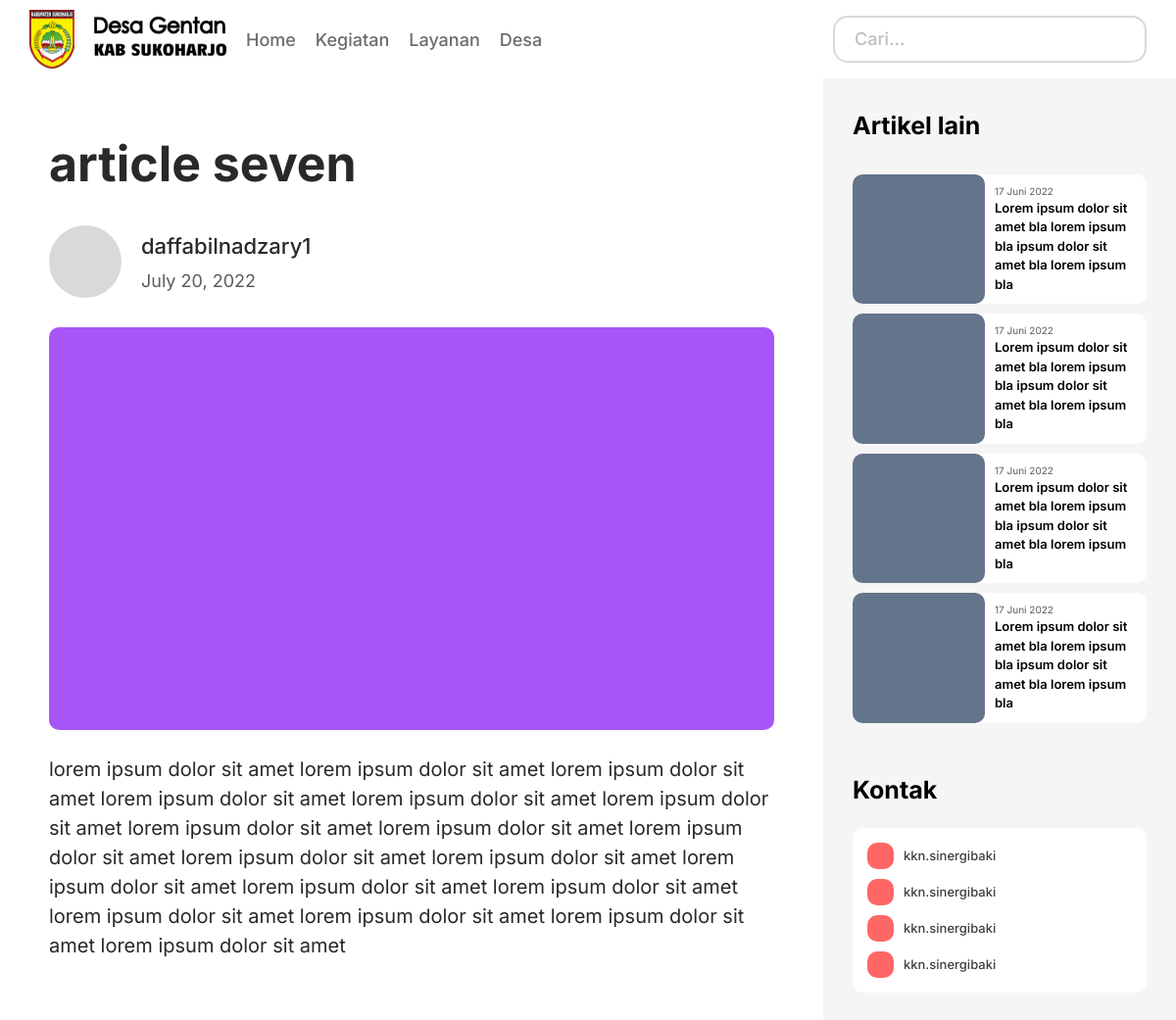
/activity/article-seven, run on the app's committed database.
### website/models.py (models this page shows, shortened)
class Activity(models.Model):
    STATUS_CHOICES = (
        ('draft', 'Draft'),
        ('published', 'Published'),
    )
    title = models.CharField(max_length = 250)
    slug = models.SlugField(max_length=250, unique_for_date='publish')
    author = models.ForeignKey(User, on_delete = models.CASCADE, related_name='blog_posts')
    body = models.TextField()
    publish = models.DateTimeField(default = timezone.now)
    created = models.DateTimeField(auto_now_add = True)
    updated = models.DateTimeField(auto_now = True)
    status = models.CharField(max_length = 10, choices = STATUS_CHOICES, default='draft')
    class Meta:
        ordering = ('-publish',)
    objects = models.Manager()
    published = PublishedManager()

### website/views.py (the view)
# urls.py: path('activity/<slug:activity>', ActivityDetail.as_view(), name = 'activityDetail'),
class ActivityDetail(View):
    def get(self, request, activity, *args, **kwargs):
        activity = get_object_or_404(Activity, slug = activity, status = "published")
        return render(request, 'activityDetail.html', {
            'activity': activity,
        })

### templates/activityDetail.html (shortened to what this page needs)
{% extends 'base.html' %}
{% load static %}
    {% block others %}
    <script src="https://cdn.tailwindcss.com"></script>
    {% endblock others %}
{% block content %}
{% include 'partials/navbar.html' %}
<div class="flex">
    <div class="flex w-full">
        <div class="flex flex-1 w-[70%]">
            <div class="paragraph w-full">
                <div class="h-auto p-[40px] lg:p-[50px] w-full">
                    <div class="mb-[30px] h-auto w-full">
                        <h1 class="font-inter font-bold text-[50px] text-blog_dark mb-[25px]">
                            {{ activity.title }}
                        </h1>
                        <div class="flex items-center gap-[20px] w-full h-auto">
                            <div class="aspect-square w-[15%] lg:w-[10%] rounded-full bg-soft_grey"></div>
                            <div class="">
                                <h1 class="font-inter font-medium text-[22px] text-blog_dark mb-[5px]">
                                    {{ activity.author }}
                                </h1>
                                <h1 class="font-inter font-base text-[18px] text-[#5B5B5B]">
                                    {{ activity.publish.date }}
                                </h1>
                            </div>
                        </div>
                    </div>
                    <div class="w-full rounded-[10px] aspect-9/5 bg-purple-500 mb-[25px]"></div>
                    <div class="font-inter font-base text-[16px] lg:text-[20px] text-blog_dark h-auto mb-[100px]">
                        {{ activity.body|linebreaks }}
                    </div>
                </div>
            </div>
        </div>
        <div class="hidden lg:flex flex-col h-auto p-[30px] w-[30%] bg-light_grey">
            <h1 class="font-inter font-bold text-[25px] mb-[30px]">
                Artikel lain
            </h1>
            <div class="flex flex-col space-y-[10px] w-full h-auto mb-[50px]">
                <div class="flex w-full aspect-7/2 bg-white rounded-[10px]">
                    <div class="flex-none rounded-[10px] h-full w-[45%] bg-slate-500"></div>
                    <div class="my-[10px] mx-[10px]">
                        <h1 class="font-inter font-base text-[10px] text-[#5B5B5B]">
                            17 Juni 2022
                        </h1>
                        <h1 class="font-inter font-semibold text-[13px]">
                            Lorem ipsum dolor sit amet bla lorem ipsum bla ipsum dolor sit amet bla lorem ipsum bla
                        </h1>
                    </div>
                </div>
                <div class="flex w-full aspect-7/2 bg-white rounded-[10px]">
                    <div class="flex-none rounded-[10px] h-full w-[45%] bg-slate-500"></div>
                    <div class="my-[10px] mx-[10px]">
                        <h1 class="font-inter font-base text-[10px] text-[#5B5B5B]">
                            17 Juni 2022
                        </h1>
                        <h1 class="font-inter font-semibold text-[13px]">
                            Lorem ipsum dolor sit amet bla lorem ipsum bla ipsum dolor sit amet bla lorem ipsum bla
                        </h1>
                    </div>
                </div>
                <div class="flex w-full aspect-7/2 bg-white rounded-[10px]">
                    <div class="flex-none rounded-[10px] h-full w-[45%] bg-slate-500"></div>
                    <div class="my-[10px] mx-[10px]">
                        <h1 class="font-inter font-base text-[10px] text-[#5B5B5B]">
                            17 Juni 2022
                        </h1>
                        <h1 class="font-inter font-semibold text-[13px]">
                            Lorem ipsum dolor sit amet bla lorem ipsum bla ipsum dolor sit amet bla lorem ipsum bla
                        </h1>
                    </div>
                </div>
                <div class="flex w-full aspect-7/2 bg-white rounded-[10px]">
                    <div class="flex-none rounded-[10px] h-full w-[45%] bg-slate-500"></div>
                    <div class="my-[10px] mx-[10px]">
                        <h1 class="font-inter font-base text-[10px] text-[#5B5B5B]">
                            17 Juni 2022
                        </h1>
                        <h1 class="font-inter font-semibold text-[13px]">
                            Lorem ipsum dolor sit amet bla lorem ipsum bla ipsum dolor sit amet bla lorem ipsum bla
                        </h1>
                    </div>
                </div>
            </div>
            <h1 class="font-inter font-bold text-[25px] mb-[20px]">
                Kontak
            </h1>
            <div class="flex flex-col bg-white p-[15px] h-auto w-full space-y-[10px] rounded-[10px]">
                <div class="flex items-center space-x-[10px]">
                    <div class="flex w-[10%] aspect-square rounded-[10px] bg-soft_red"></div>
                    <h1 class="flex flex-1 font-inter font-medium text-[13px] text-dark_grey">
                        kkn.sinergibaki
                    </h1>
                </div>
                <div class="flex items-center space-x-[10px]">
                    <div class="flex w-[10%] aspect-square rounded-[10px] bg-soft_red"></div>
                    <h1 class="flex flex-1 font-inter font-medium text-[13px] text-dark_grey">
                        kkn.sinergibaki
                    </h1>
                </div>
                <div class="flex items-center space-x-[10px]">
                    <div class="flex w-[10%] aspect-square rounded-[10px] bg-soft_red"></div>
                    <h1 class="flex flex-1 font-inter font-medium text-[13px] text-dark_grey">
                        kkn.sinergibaki
                    </h1>
                </div>
                <div class="flex items-center space-x-[10px]">
                    <div class="flex w-[10%] aspect-square rounded-[10px] bg-soft_red"></div>
                    <h1 class="flex flex-1 font-inter font-medium text-[13px] text-dark_grey">
                        kkn.sinergibaki
                    </h1>
                </div>
            </div>
        </div>
    </div>
</div>
{% endblock content %}

### data on the page
Activity: title "article seven", author "daffabilnadzary1", publish "July 20, 2022", body "lorem ipsum dolor sit amet lorem ipsum dolor sit amet lorem ipsum dolor sit amet lorem ipsum dolor sit amet lorem ipsum dolor sit amet lorem ipsum dolor sit amet lorem ipsum dolor sit amet lorem ipsum dolor sit amet lorem ipsum dolor sit amet lorem ipsum dolor sit amet lorem ipsum dolor sit amet lorem ipsum dolor sit amet lorem ipsum dolor sit amet lorem ipsum dolor sit amet lorem ipsum dolor sit amet lorem ipsum dolor sit amet lorem ipsum dolor sit amet lorem ipsum dolor sit amet"
